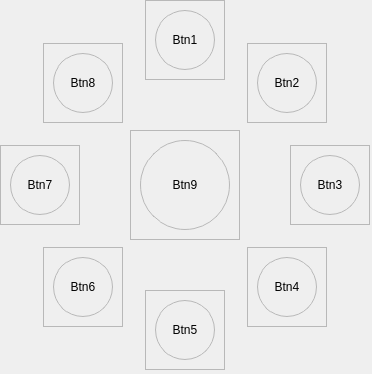
<?xml version="1.0" encoding="UTF-8"?>
<ui version="4.0">
 <class>Form</class>
 <widget class="QWidget" name="Form">
  <property name="geometry">
   <rect>
    <x>0</x>
    <y>0</y>
    <width>372</width>
    <height>374</height>
   </rect>
  </property>
  <property name="windowTitle">
   <string>Form</string>
  </property>
  <property name="styleSheet">
   <string notr="true"/>
  </property>
  <widget class="QFrame" name="frame_10">
   <property name="geometry">
    <rect>
     <x>145</x>
     <y>0</y>
     <width>80</width>
     <height>80</height>
    </rect>
   </property>
   <property name="frameShape">
    <enum>QFrame::StyledPanel</enum>
   </property>
   <property name="frameShadow">
    <enum>QFrame::Raised</enum>
   </property>
   <layout class="QHBoxLayout" name="horizontalLayout_18">
    <item>
     <widget class="QToolButton" name="toolButton_14">
      <property name="sizePolicy">
       <sizepolicy hsizetype="Minimum" vsizetype="Minimum">
        <horstretch>0</horstretch>
        <verstretch>0</verstretch>
       </sizepolicy>
      </property>
      <property name="minimumSize">
       <size>
        <width>60</width>
        <height>60</height>
       </size>
      </property>
      <property name="maximumSize">
       <size>
        <width>60</width>
        <height>60</height>
       </size>
      </property>
      <property name="styleSheet">
       <string notr="true">QPushButton, QToolButton {
    /* On définit une bordure pour forcer Qt à prendre en compte le border-radius */
    border: 1px solid palette(mid); 
    border-radius: 30px; /* Pour un bouton de 50x50 */
}

QPushButton:hover, QToolButton:hover {
    background-color: palette(highlight); /* Utilise la couleur de sélection du thème actuel */
}</string>
      </property>
      <property name="text">
       <string>Btn1</string>
      </property>
      <property name="iconSize">
       <size>
        <width>40</width>
        <height>40</height>
       </size>
      </property>
     </widget>
    </item>
   </layout>
  </widget>
  <widget class="QFrame" name="frame_11">
   <property name="geometry">
    <rect>
     <x>0</x>
     <y>145</y>
     <width>80</width>
     <height>80</height>
    </rect>
   </property>
   <property name="frameShape">
    <enum>QFrame::StyledPanel</enum>
   </property>
   <property name="frameShadow">
    <enum>QFrame::Raised</enum>
   </property>
   <layout class="QHBoxLayout" name="horizontalLayout_19">
    <item>
     <widget class="QToolButton" name="toolButton_19">
      <property name="sizePolicy">
       <sizepolicy hsizetype="Minimum" vsizetype="Minimum">
        <horstretch>0</horstretch>
        <verstretch>0</verstretch>
       </sizepolicy>
      </property>
      <property name="minimumSize">
       <size>
        <width>60</width>
        <height>60</height>
       </size>
      </property>
      <property name="maximumSize">
       <size>
        <width>60</width>
        <height>60</height>
       </size>
      </property>
      <property name="styleSheet">
       <string notr="true">QPushButton, QToolButton {
    /* On définit une bordure pour forcer Qt à prendre en compte le border-radius */
    border: 1px solid palette(mid); 
    border-radius: 30px; /* Pour un bouton de 50x50 */
}

QPushButton:hover, QToolButton:hover {
    background-color: palette(highlight); /* Utilise la couleur de sélection du thème actuel */
}</string>
      </property>
      <property name="text">
       <string>Btn7</string>
      </property>
      <property name="iconSize">
       <size>
        <width>40</width>
        <height>40</height>
       </size>
      </property>
     </widget>
    </item>
   </layout>
  </widget>
  <widget class="QFrame" name="frame_12">
   <property name="geometry">
    <rect>
     <x>145</x>
     <y>290</y>
     <width>80</width>
     <height>80</height>
    </rect>
   </property>
   <property name="frameShape">
    <enum>QFrame::StyledPanel</enum>
   </property>
   <property name="frameShadow">
    <enum>QFrame::Raised</enum>
   </property>
   <layout class="QHBoxLayout" name="horizontalLayout_20">
    <item>
     <widget class="QToolButton" name="toolButton_20">
      <property name="sizePolicy">
       <sizepolicy hsizetype="Minimum" vsizetype="Minimum">
        <horstretch>0</horstretch>
        <verstretch>0</verstretch>
       </sizepolicy>
      </property>
      <property name="minimumSize">
       <size>
        <width>60</width>
        <height>60</height>
       </size>
      </property>
      <property name="maximumSize">
       <size>
        <width>60</width>
        <height>60</height>
       </size>
      </property>
      <property name="styleSheet">
       <string notr="true">QPushButton, QToolButton {
    /* On définit une bordure pour forcer Qt à prendre en compte le border-radius */
    border: 1px solid palette(mid); 
    border-radius: 30px; /* Pour un bouton de 50x50 */
}

QPushButton:hover, QToolButton:hover {
    background-color: palette(highlight); /* Utilise la couleur de sélection du thème actuel */
}</string>
      </property>
      <property name="text">
       <string>Btn5</string>
      </property>
      <property name="iconSize">
       <size>
        <width>40</width>
        <height>40</height>
       </size>
      </property>
     </widget>
    </item>
   </layout>
  </widget>
  <widget class="QFrame" name="frame_13">
   <property name="geometry">
    <rect>
     <x>247</x>
     <y>247</y>
     <width>80</width>
     <height>80</height>
    </rect>
   </property>
   <property name="frameShape">
    <enum>QFrame::StyledPanel</enum>
   </property>
   <property name="frameShadow">
    <enum>QFrame::Raised</enum>
   </property>
   <layout class="QHBoxLayout" name="horizontalLayout_21">
    <item>
     <widget class="QToolButton" name="toolButton_21">
      <property name="sizePolicy">
       <sizepolicy hsizetype="Minimum" vsizetype="Minimum">
        <horstretch>0</horstretch>
        <verstretch>0</verstretch>
       </sizepolicy>
      </property>
      <property name="minimumSize">
       <size>
        <width>60</width>
        <height>60</height>
       </size>
      </property>
      <property name="maximumSize">
       <size>
        <width>60</width>
        <height>60</height>
       </size>
      </property>
      <property name="styleSheet">
       <string notr="true">QPushButton, QToolButton {
    /* On définit une bordure pour forcer Qt à prendre en compte le border-radius */
    border: 1px solid palette(mid); 
    border-radius: 30px; /* Pour un bouton de 50x50 */
}

QPushButton:hover, QToolButton:hover {
    background-color: palette(highlight); /* Utilise la couleur de sélection du thème actuel */
}</string>
      </property>
      <property name="text">
       <string>Btn4</string>
      </property>
      <property name="iconSize">
       <size>
        <width>40</width>
        <height>40</height>
       </size>
      </property>
     </widget>
    </item>
   </layout>
  </widget>
  <widget class="QFrame" name="frame_14">
   <property name="geometry">
    <rect>
     <x>290</x>
     <y>145</y>
     <width>80</width>
     <height>80</height>
    </rect>
   </property>
   <property name="frameShape">
    <enum>QFrame::StyledPanel</enum>
   </property>
   <property name="frameShadow">
    <enum>QFrame::Raised</enum>
   </property>
   <layout class="QHBoxLayout" name="horizontalLayout_22">
    <item>
     <widget class="QToolButton" name="toolButton_22">
      <property name="sizePolicy">
       <sizepolicy hsizetype="Minimum" vsizetype="Minimum">
        <horstretch>0</horstretch>
        <verstretch>0</verstretch>
       </sizepolicy>
      </property>
      <property name="minimumSize">
       <size>
        <width>60</width>
        <height>60</height>
       </size>
      </property>
      <property name="maximumSize">
       <size>
        <width>60</width>
        <height>60</height>
       </size>
      </property>
      <property name="styleSheet">
       <string notr="true">QPushButton, QToolButton {
    /* On définit une bordure pour forcer Qt à prendre en compte le border-radius */
    border: 1px solid palette(mid); 
    border-radius: 30px; /* Pour un bouton de 50x50 */
}

QPushButton:hover, QToolButton:hover {
    background-color: palette(highlight); /* Utilise la couleur de sélection du thème actuel */
}</string>
      </property>
      <property name="text">
       <string>Btn3</string>
      </property>
      <property name="iconSize">
       <size>
        <width>40</width>
        <height>40</height>
       </size>
      </property>
     </widget>
    </item>
   </layout>
  </widget>
  <widget class="QFrame" name="frame_15">
   <property name="geometry">
    <rect>
     <x>130</x>
     <y>130</y>
     <width>110</width>
     <height>110</height>
    </rect>
   </property>
   <property name="frameShape">
    <enum>QFrame::StyledPanel</enum>
   </property>
   <property name="frameShadow">
    <enum>QFrame::Raised</enum>
   </property>
   <layout class="QHBoxLayout" name="horizontalLayout_23">
    <item>
     <widget class="QToolButton" name="toolButton_23">
      <property name="sizePolicy">
       <sizepolicy hsizetype="Minimum" vsizetype="Minimum">
        <horstretch>0</horstretch>
        <verstretch>0</verstretch>
       </sizepolicy>
      </property>
      <property name="minimumSize">
       <size>
        <width>0</width>
        <height>0</height>
       </size>
      </property>
      <property name="maximumSize">
       <size>
        <width>16777215</width>
        <height>16777215</height>
       </size>
      </property>
      <property name="styleSheet">
       <string notr="true">QPushButton, QToolButton {
    /* Utilise la bordure du thème */
    border: 1px solid palette(mid); 
    border-radius: 45px; 
}

QPushButton:hover, QToolButton:hover {
    /* La couleur de survol du thème */
    background-color: palette(highlight);
}</string>
      </property>
      <property name="text">
       <string>Btn9</string>
      </property>
      <property name="iconSize">
       <size>
        <width>70</width>
        <height>70</height>
       </size>
      </property>
     </widget>
    </item>
   </layout>
  </widget>
  <widget class="QFrame" name="frame_16">
   <property name="geometry">
    <rect>
     <x>247</x>
     <y>43</y>
     <width>80</width>
     <height>80</height>
    </rect>
   </property>
   <property name="frameShape">
    <enum>QFrame::StyledPanel</enum>
   </property>
   <property name="frameShadow">
    <enum>QFrame::Raised</enum>
   </property>
   <layout class="QHBoxLayout" name="horizontalLayout_24">
    <item>
     <widget class="QToolButton" name="toolButton_24">
      <property name="sizePolicy">
       <sizepolicy hsizetype="Minimum" vsizetype="Minimum">
        <horstretch>0</horstretch>
        <verstretch>0</verstretch>
       </sizepolicy>
      </property>
      <property name="minimumSize">
       <size>
        <width>60</width>
        <height>60</height>
       </size>
      </property>
      <property name="maximumSize">
       <size>
        <width>60</width>
        <height>60</height>
       </size>
      </property>
      <property name="styleSheet">
       <string notr="true">QPushButton, QToolButton {
    /* On définit une bordure pour forcer Qt à prendre en compte le border-radius */
    border: 1px solid palette(mid); 
    border-radius: 30px; /* Pour un bouton de 50x50 */
}

QPushButton:hover, QToolButton:hover {
    background-color: palette(highlight); /* Utilise la couleur de sélection du thème actuel */
}</string>
      </property>
      <property name="text">
       <string>Btn2</string>
      </property>
      <property name="iconSize">
       <size>
        <width>40</width>
        <height>40</height>
       </size>
      </property>
     </widget>
    </item>
   </layout>
  </widget>
  <widget class="QFrame" name="frame_17">
   <property name="geometry">
    <rect>
     <x>43</x>
     <y>247</y>
     <width>80</width>
     <height>80</height>
    </rect>
   </property>
   <property name="frameShape">
    <enum>QFrame::StyledPanel</enum>
   </property>
   <property name="frameShadow">
    <enum>QFrame::Raised</enum>
   </property>
   <layout class="QHBoxLayout" name="horizontalLayout_25">
    <item>
     <widget class="QToolButton" name="toolButton_25">
      <property name="sizePolicy">
       <sizepolicy hsizetype="Minimum" vsizetype="Minimum">
        <horstretch>0</horstretch>
        <verstretch>0</verstretch>
       </sizepolicy>
      </property>
      <property name="minimumSize">
       <size>
        <width>60</width>
        <height>60</height>
       </size>
      </property>
      <property name="maximumSize">
       <size>
        <width>60</width>
        <height>60</height>
       </size>
      </property>
      <property name="styleSheet">
       <string notr="true">QPushButton, QToolButton {
    /* On définit une bordure pour forcer Qt à prendre en compte le border-radius */
    border: 1px solid palette(mid); 
    border-radius: 30px; /* Pour un bouton de 50x50 */
}

QPushButton:hover, QToolButton:hover {
    background-color: palette(highlight); /* Utilise la couleur de sélection du thème actuel */
}</string>
      </property>
      <property name="text">
       <string>Btn6</string>
      </property>
      <property name="iconSize">
       <size>
        <width>40</width>
        <height>40</height>
       </size>
      </property>
     </widget>
    </item>
   </layout>
  </widget>
  <widget class="QFrame" name="frame_18">
   <property name="geometry">
    <rect>
     <x>43</x>
     <y>43</y>
     <width>80</width>
     <height>80</height>
    </rect>
   </property>
   <property name="frameShape">
    <enum>QFrame::StyledPanel</enum>
   </property>
   <property name="frameShadow">
    <enum>QFrame::Raised</enum>
   </property>
   <layout class="QHBoxLayout" name="horizontalLayout_26">
    <item>
     <widget class="QToolButton" name="toolButton_26">
      <property name="sizePolicy">
       <sizepolicy hsizetype="Minimum" vsizetype="Minimum">
        <horstretch>0</horstretch>
        <verstretch>0</verstretch>
       </sizepolicy>
      </property>
      <property name="minimumSize">
       <size>
        <width>60</width>
        <height>60</height>
       </size>
      </property>
      <property name="maximumSize">
       <size>
        <width>60</width>
        <height>60</height>
       </size>
      </property>
      <property name="styleSheet">
       <string notr="true">QPushButton, QToolButton {
    /* On définit une bordure pour forcer Qt à prendre en compte le border-radius */
    border: 1px solid palette(mid); 
    border-radius: 30px; /* Pour un bouton de 50x50 */
}

QPushButton:hover, QToolButton:hover {
    background-color: palette(highlight); /* Utilise la couleur de sélection du thème actuel */
}</string>
      </property>
      <property name="text">
       <string>Btn8</string>
      </property>
      <property name="iconSize">
       <size>
        <width>40</width>
        <height>40</height>
       </size>
      </property>
     </widget>
    </item>
   </layout>
  </widget>
 </widget>
 <resources/>
 <connections/>
</ui>
